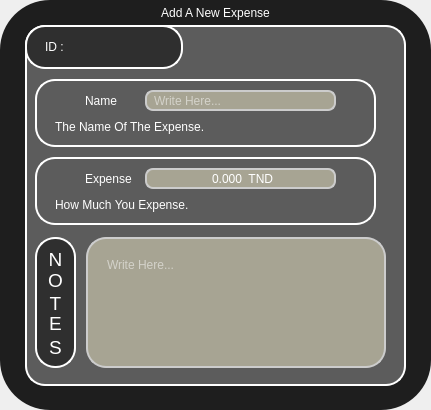
<?xml version="1.0" encoding="UTF-8"?>
<ui version="4.0">
 <class>AddExpense_Main</class>
 <widget class="QDialog" name="AddExpense_Main">
  <property name="geometry">
   <rect>
    <x>0</x>
    <y>0</y>
    <width>431</width>
    <height>410</height>
   </rect>
  </property>
  <property name="minimumSize">
   <size>
    <width>431</width>
    <height>410</height>
   </size>
  </property>
  <property name="maximumSize">
   <size>
    <width>431</width>
    <height>410</height>
   </size>
  </property>
  <property name="windowTitle">
   <string>Dialog</string>
  </property>
  <property name="styleSheet">
   <string notr="true"/>
  </property>
  <widget class="QFrame" name="Background">
   <property name="geometry">
    <rect>
     <x>0</x>
     <y>0</y>
     <width>431</width>
     <height>410</height>
    </rect>
   </property>
   <property name="minimumSize">
    <size>
     <width>431</width>
     <height>410</height>
    </size>
   </property>
   <property name="maximumSize">
    <size>
     <width>431</width>
     <height>410</height>
    </size>
   </property>
   <property name="styleSheet">
    <string notr="true">QWidget{
	background-color: rgb(30, 30, 30);
	color: rgb(255, 255, 255);
	font: 75 9pt &quot;Orbitron&quot;;
	border-style: outset;
    	border-radius: 50px;
}</string>
   </property>
   <property name="frameShape">
    <enum>QFrame::StyledPanel</enum>
   </property>
   <property name="frameShadow">
    <enum>QFrame::Raised</enum>
   </property>
   <widget class="QFrame" name="Infos_Frame">
    <property name="enabled">
     <bool>true</bool>
    </property>
    <property name="geometry">
     <rect>
      <x>25</x>
      <y>25</y>
      <width>381</width>
      <height>361</height>
     </rect>
    </property>
    <property name="minimumSize">
     <size>
      <width>381</width>
      <height>361</height>
     </size>
    </property>
    <property name="maximumSize">
     <size>
      <width>381</width>
      <height>361</height>
     </size>
    </property>
    <property name="styleSheet">
     <string notr="true">QWidget{
	background-color: #5C5C5C;
	color: rgb(255, 255, 255);
	font: 75 18pt &quot;Acme&quot;;
	border: 2px solid #ffffff;
	border-style: outset;
    	border-radius: 20px;
}</string>
    </property>
    <property name="frameShape">
     <enum>QFrame::StyledPanel</enum>
    </property>
    <property name="frameShadow">
     <enum>QFrame::Raised</enum>
    </property>
    <widget class="QFrame" name="ID_Frame">
     <property name="enabled">
      <bool>true</bool>
     </property>
     <property name="geometry">
      <rect>
       <x>0</x>
       <y>0</y>
       <width>158</width>
       <height>44</height>
      </rect>
     </property>
     <property name="minimumSize">
      <size>
       <width>158</width>
       <height>44</height>
      </size>
     </property>
     <property name="maximumSize">
      <size>
       <width>158</width>
       <height>44</height>
      </size>
     </property>
     <property name="styleSheet">
      <string notr="true">QWidget{
	background-color: #2F2F2F;
	color: rgb(255, 255, 255);
	border: 2px solid #ffffff;
	border-style: outset;
    	border-radius: 20px;
}</string>
     </property>
     <property name="frameShape">
      <enum>QFrame::StyledPanel</enum>
     </property>
     <property name="frameShadow">
      <enum>QFrame::Raised</enum>
     </property>
     <widget class="QLabel" name="ID_Label">
      <property name="geometry">
       <rect>
        <x>20</x>
        <y>6</y>
        <width>121</width>
        <height>31</height>
       </rect>
      </property>
      <property name="minimumSize">
       <size>
        <width>121</width>
        <height>31</height>
       </size>
      </property>
      <property name="maximumSize">
       <size>
        <width>121</width>
        <height>31</height>
       </size>
      </property>
      <property name="styleSheet">
       <string notr="true">QLabel {
border: none;
background-color: rgba(0, 0, 0, 0);
color: rgb(255, 255, 255);
font: 75 18pt &quot;Acme&quot;;
}</string>
      </property>
      <property name="text">
       <string>ID : </string>
      </property>
     </widget>
    </widget>
    <widget class="QFrame" name="Bought_Frame">
     <property name="geometry">
      <rect>
       <x>10</x>
       <y>132</y>
       <width>341</width>
       <height>68</height>
      </rect>
     </property>
     <property name="minimumSize">
      <size>
       <width>341</width>
       <height>68</height>
      </size>
     </property>
     <property name="maximumSize">
      <size>
       <width>341</width>
       <height>68</height>
      </size>
     </property>
     <property name="styleSheet">
      <string notr="true">QWidget{
	background-color: #5C5C5C;
	color: rgb(255, 255, 255);
	font: 75 18pt &quot;Acme&quot;;
	border: 2px solid #ffffff;
	border-style: outset;
    	border-radius: 20px;
}</string>
     </property>
     <property name="frameShape">
      <enum>QFrame::StyledPanel</enum>
     </property>
     <property name="frameShadow">
      <enum>QFrame::Raised</enum>
     </property>
     <widget class="QLabel" name="Expense_Expense_Label">
      <property name="geometry">
       <rect>
        <x>50</x>
        <y>11</y>
        <width>80</width>
        <height>21</height>
       </rect>
      </property>
      <property name="minimumSize">
       <size>
        <width>80</width>
        <height>21</height>
       </size>
      </property>
      <property name="maximumSize">
       <size>
        <width>80</width>
        <height>21</height>
       </size>
      </property>
      <property name="styleSheet">
       <string notr="true">QLabel {
border: none;
background-color: rgba(0, 0, 0, 0);
color: rgb(255, 255, 255);
font: 75 13pt &quot;Acme&quot;;
}</string>
      </property>
      <property name="text">
       <string>Expense</string>
      </property>
     </widget>
     <widget class="QDoubleSpinBox" name="Expense_Input">
      <property name="geometry">
       <rect>
        <x>110</x>
        <y>11</y>
        <width>191</width>
        <height>21</height>
       </rect>
      </property>
      <property name="minimumSize">
       <size>
        <width>191</width>
        <height>21</height>
       </size>
      </property>
      <property name="maximumSize">
       <size>
        <width>191</width>
        <height>21</height>
       </size>
      </property>
      <property name="styleSheet">
       <string notr="true">QDoubleSpinBox {
	background-color:rgb(167, 164, 147);
	padding-left: 5px;
	border: 2px solid #ccc;
	border-radius: 8px;
	background-repeat: no-repeat;
	background-position: left center;
	font: 75 15pt &quot;Acme&quot;;
}</string>
      </property>
      <property name="wrapping">
       <bool>false</bool>
      </property>
      <property name="alignment">
       <set>Qt::AlignCenter</set>
      </property>
      <property name="buttonSymbols">
       <enum>QAbstractSpinBox::NoButtons</enum>
      </property>
      <property name="accelerated">
       <bool>true</bool>
      </property>
      <property name="prefix">
       <string/>
      </property>
      <property name="suffix">
       <string>  TND</string>
      </property>
      <property name="decimals">
       <number>3</number>
      </property>
      <property name="maximum">
       <double>9999.989999999999782</double>
      </property>
      <property name="singleStep">
       <double>0.500000000000000</double>
      </property>
     </widget>
     <widget class="QLabel" name="Expense_Expense_Icon">
      <property name="geometry">
       <rect>
        <x>20</x>
        <y>11</y>
        <width>21</width>
        <height>21</height>
       </rect>
      </property>
      <property name="minimumSize">
       <size>
        <width>21</width>
        <height>21</height>
       </size>
      </property>
      <property name="maximumSize">
       <size>
        <width>21</width>
        <height>21</height>
       </size>
      </property>
      <property name="styleSheet">
       <string notr="true">border: none;
background-color: rgba(0, 0, 0, 0);
color: rgb(255, 255, 255);
font: 75 18pt &quot;Acme&quot;;</string>
      </property>
      <property name="text">
       <string/>
      </property>
      <property name="pixmap">
       <pixmap resource="resources.qrc">:/Icons/TND_White.png</pixmap>
      </property>
      <property name="scaledContents">
       <bool>true</bool>
      </property>
      <property name="alignment">
       <set>Qt::AlignCenter</set>
      </property>
     </widget>
     <widget class="QLabel" name="Expense_Infos">
      <property name="geometry">
       <rect>
        <x>20</x>
        <y>37</y>
        <width>301</width>
        <height>21</height>
       </rect>
      </property>
      <property name="minimumSize">
       <size>
        <width>301</width>
        <height>21</height>
       </size>
      </property>
      <property name="maximumSize">
       <size>
        <width>301</width>
        <height>21</height>
       </size>
      </property>
      <property name="styleSheet">
       <string notr="true">QLabel {border: none;
background-color: rgba(0, 0, 0, 0);
color: rgbrgb(0, 174, 255);
font: 75 13pt &quot;Acme&quot;;
}</string>
      </property>
      <property name="text">
       <string>How Much You Expense.</string>
      </property>
     </widget>
    </widget>
    <widget class="QFrame" name="Notes_Label_Frame">
     <property name="geometry">
      <rect>
       <x>10</x>
       <y>212</y>
       <width>41</width>
       <height>131</height>
      </rect>
     </property>
     <property name="minimumSize">
      <size>
       <width>41</width>
       <height>131</height>
      </size>
     </property>
     <property name="maximumSize">
      <size>
       <width>41</width>
       <height>131</height>
      </size>
     </property>
     <property name="styleSheet">
      <string notr="true">QWidget{
	background-color: #2F2F2F;
	color: rgb(255, 255, 255);
	border: 2px solid #ffffff;
	border-style: outset;
    	border-radius: 20px;
}</string>
     </property>
     <property name="frameShape">
      <enum>QFrame::StyledPanel</enum>
     </property>
     <property name="frameShadow">
      <enum>QFrame::Raised</enum>
     </property>
     <widget class="QLabel" name="Notes_Text_Label">
      <property name="geometry">
       <rect>
        <x>0</x>
        <y>2</y>
        <width>41</width>
        <height>41</height>
       </rect>
      </property>
      <property name="layoutDirection">
       <enum>Qt::LeftToRight</enum>
      </property>
      <property name="autoFillBackground">
       <bool>false</bool>
      </property>
      <property name="styleSheet">
       <string notr="true">QLabel {
border: none;
background-color: rgba(0, 0, 0, 0);
color: rgb(255, 255, 255);
font: 75 18pt &quot;Acme&quot;;
}</string>
      </property>
      <property name="text">
       <string>&lt;!DOCTYPE HTML PUBLIC &quot;-//W3C//DTD HTML 4.0//EN&quot; &quot;http://www.w3.org/TR/REC-html40/strict.dtd&quot;&gt;
&lt;html&gt;&lt;head&gt;&lt;meta name=&quot;qrichtext&quot; content=&quot;1&quot; /&gt;&lt;style type=&quot;text/css&quot;&gt;
p, li { white-space: pre-wrap; }
&lt;/style&gt;&lt;/head&gt;&lt;body style=&quot; font-family:'Acme'; font-size:18pt; font-weight:72; font-style:normal;&quot;&gt;
&lt;p style=&quot; margin-top:12px; margin-bottom:12px; margin-left:0px; margin-right:0px; -qt-block-indent:0; text-indent:0px;&quot;&gt;&lt;span style=&quot; font-size:14pt;&quot;&gt;N&lt;/span&gt;&lt;/p&gt;&lt;/body&gt;&lt;/html&gt;</string>
      </property>
      <property name="textFormat">
       <enum>Qt::RichText</enum>
      </property>
      <property name="scaledContents">
       <bool>false</bool>
      </property>
      <property name="alignment">
       <set>Qt::AlignCenter</set>
      </property>
      <property name="wordWrap">
       <bool>false</bool>
      </property>
      <property name="openExternalLinks">
       <bool>false</bool>
      </property>
     </widget>
     <widget class="QLabel" name="Notes_Text_Label_2">
      <property name="geometry">
       <rect>
        <x>0</x>
        <y>23</y>
        <width>41</width>
        <height>41</height>
       </rect>
      </property>
      <property name="layoutDirection">
       <enum>Qt::LeftToRight</enum>
      </property>
      <property name="autoFillBackground">
       <bool>false</bool>
      </property>
      <property name="styleSheet">
       <string notr="true">QLabel {
border: none;
background-color: rgba(0, 0, 0, 0);
color: rgb(255, 255, 255);
font: 75 18pt &quot;Acme&quot;;
}</string>
      </property>
      <property name="text">
       <string>&lt;!DOCTYPE HTML PUBLIC &quot;-//W3C//DTD HTML 4.0//EN&quot; &quot;http://www.w3.org/TR/REC-html40/strict.dtd&quot;&gt;
&lt;html&gt;&lt;head&gt;&lt;meta name=&quot;qrichtext&quot; content=&quot;1&quot; /&gt;&lt;style type=&quot;text/css&quot;&gt;
p, li { white-space: pre-wrap; }
&lt;/style&gt;&lt;/head&gt;&lt;body style=&quot; font-family:'Acme'; font-size:18pt; font-weight:72; font-style:normal;&quot;&gt;
&lt;p style=&quot; margin-top:12px; margin-bottom:12px; margin-left:0px; margin-right:0px; -qt-block-indent:0; text-indent:0px;&quot;&gt;&lt;span style=&quot; font-size:14pt;&quot;&gt;O&lt;/span&gt;&lt;/p&gt;&lt;/body&gt;&lt;/html&gt;</string>
      </property>
      <property name="textFormat">
       <enum>Qt::RichText</enum>
      </property>
      <property name="scaledContents">
       <bool>false</bool>
      </property>
      <property name="alignment">
       <set>Qt::AlignCenter</set>
      </property>
      <property name="wordWrap">
       <bool>false</bool>
      </property>
      <property name="openExternalLinks">
       <bool>false</bool>
      </property>
     </widget>
     <widget class="QLabel" name="Notes_Text_Label_3">
      <property name="geometry">
       <rect>
        <x>0</x>
        <y>46</y>
        <width>41</width>
        <height>41</height>
       </rect>
      </property>
      <property name="layoutDirection">
       <enum>Qt::LeftToRight</enum>
      </property>
      <property name="autoFillBackground">
       <bool>false</bool>
      </property>
      <property name="styleSheet">
       <string notr="true">QLabel {
border: none;
background-color: rgba(0, 0, 0, 0);
color: rgb(255, 255, 255);
font: 75 18pt &quot;Acme&quot;;
}</string>
      </property>
      <property name="text">
       <string>&lt;!DOCTYPE HTML PUBLIC &quot;-//W3C//DTD HTML 4.0//EN&quot; &quot;http://www.w3.org/TR/REC-html40/strict.dtd&quot;&gt;
&lt;html&gt;&lt;head&gt;&lt;meta name=&quot;qrichtext&quot; content=&quot;1&quot; /&gt;&lt;style type=&quot;text/css&quot;&gt;
p, li { white-space: pre-wrap; }
&lt;/style&gt;&lt;/head&gt;&lt;body style=&quot; font-family:'Acme'; font-size:18pt; font-weight:72; font-style:normal;&quot;&gt;
&lt;p style=&quot; margin-top:12px; margin-bottom:12px; margin-left:0px; margin-right:0px; -qt-block-indent:0; text-indent:0px;&quot;&gt;&lt;span style=&quot; font-size:14pt;&quot;&gt;T&lt;/span&gt;&lt;/p&gt;&lt;/body&gt;&lt;/html&gt;</string>
      </property>
      <property name="textFormat">
       <enum>Qt::RichText</enum>
      </property>
      <property name="scaledContents">
       <bool>false</bool>
      </property>
      <property name="alignment">
       <set>Qt::AlignCenter</set>
      </property>
      <property name="wordWrap">
       <bool>false</bool>
      </property>
      <property name="openExternalLinks">
       <bool>false</bool>
      </property>
     </widget>
     <widget class="QLabel" name="Notes_Text_Label_4">
      <property name="geometry">
       <rect>
        <x>0</x>
        <y>66</y>
        <width>41</width>
        <height>41</height>
       </rect>
      </property>
      <property name="layoutDirection">
       <enum>Qt::LeftToRight</enum>
      </property>
      <property name="autoFillBackground">
       <bool>false</bool>
      </property>
      <property name="styleSheet">
       <string notr="true">QLabel {
border: none;
background-color: rgba(0, 0, 0, 0);
color: rgb(255, 255, 255);
font: 75 18pt &quot;Acme&quot;;
}</string>
      </property>
      <property name="text">
       <string>&lt;!DOCTYPE HTML PUBLIC &quot;-//W3C//DTD HTML 4.0//EN&quot; &quot;http://www.w3.org/TR/REC-html40/strict.dtd&quot;&gt;
&lt;html&gt;&lt;head&gt;&lt;meta name=&quot;qrichtext&quot; content=&quot;1&quot; /&gt;&lt;style type=&quot;text/css&quot;&gt;
p, li { white-space: pre-wrap; }
&lt;/style&gt;&lt;/head&gt;&lt;body style=&quot; font-family:'Acme'; font-size:18pt; font-weight:72; font-style:normal;&quot;&gt;
&lt;p style=&quot; margin-top:12px; margin-bottom:12px; margin-left:0px; margin-right:0px; -qt-block-indent:0; text-indent:0px;&quot;&gt;&lt;span style=&quot; font-size:14pt;&quot;&gt;E&lt;/span&gt;&lt;/p&gt;&lt;/body&gt;&lt;/html&gt;</string>
      </property>
      <property name="textFormat">
       <enum>Qt::RichText</enum>
      </property>
      <property name="scaledContents">
       <bool>false</bool>
      </property>
      <property name="alignment">
       <set>Qt::AlignCenter</set>
      </property>
      <property name="wordWrap">
       <bool>false</bool>
      </property>
      <property name="openExternalLinks">
       <bool>false</bool>
      </property>
     </widget>
     <widget class="QLabel" name="Notes_Text_Label_5">
      <property name="geometry">
       <rect>
        <x>0</x>
        <y>90</y>
        <width>41</width>
        <height>41</height>
       </rect>
      </property>
      <property name="layoutDirection">
       <enum>Qt::LeftToRight</enum>
      </property>
      <property name="autoFillBackground">
       <bool>false</bool>
      </property>
      <property name="styleSheet">
       <string notr="true">QLabel {
border: none;
background-color: rgba(0, 0, 0, 0);
color: rgb(255, 255, 255);
font: 75 18pt &quot;Acme&quot;;
}</string>
      </property>
      <property name="text">
       <string>&lt;!DOCTYPE HTML PUBLIC &quot;-//W3C//DTD HTML 4.0//EN&quot; &quot;http://www.w3.org/TR/REC-html40/strict.dtd&quot;&gt;
&lt;html&gt;&lt;head&gt;&lt;meta name=&quot;qrichtext&quot; content=&quot;1&quot; /&gt;&lt;style type=&quot;text/css&quot;&gt;
p, li { white-space: pre-wrap; }
&lt;/style&gt;&lt;/head&gt;&lt;body style=&quot; font-family:'Acme'; font-size:18pt; font-weight:72; font-style:normal;&quot;&gt;
&lt;p style=&quot; margin-top:12px; margin-bottom:12px; margin-left:0px; margin-right:0px; -qt-block-indent:0; text-indent:0px;&quot;&gt;&lt;span style=&quot; font-size:14pt;&quot;&gt;S&lt;/span&gt;&lt;/p&gt;&lt;/body&gt;&lt;/html&gt;</string>
      </property>
      <property name="textFormat">
       <enum>Qt::RichText</enum>
      </property>
      <property name="scaledContents">
       <bool>false</bool>
      </property>
      <property name="alignment">
       <set>Qt::AlignCenter</set>
      </property>
      <property name="wordWrap">
       <bool>false</bool>
      </property>
      <property name="openExternalLinks">
       <bool>false</bool>
      </property>
     </widget>
    </widget>
    <widget class="QPlainTextEdit" name="Notes_Input">
     <property name="geometry">
      <rect>
       <x>61</x>
       <y>212</y>
       <width>300</width>
       <height>131</height>
      </rect>
     </property>
     <property name="minimumSize">
      <size>
       <width>300</width>
       <height>131</height>
      </size>
     </property>
     <property name="maximumSize">
      <size>
       <width>300</width>
       <height>131</height>
      </size>
     </property>
     <property name="styleSheet">
      <string notr="true">QPlainTextEdit{
	background-color:rgb(167, 164, 147);
	padding-left: 15px;
	padding-top: 15px;
	padding-right: 15px;
	border: 2px solid #ccc;
	border-radius: 8px;
	background-repeat: no-repeat;
	background-position: left center;
	font: 75 15pt &quot;Acme&quot;;
    	border-radius: 20px;
}</string>
     </property>
     <property name="verticalScrollBarPolicy">
      <enum>Qt::ScrollBarAlwaysOff</enum>
     </property>
     <property name="horizontalScrollBarPolicy">
      <enum>Qt::ScrollBarAlwaysOff</enum>
     </property>
     <property name="documentTitle">
      <string/>
     </property>
     <property name="placeholderText">
      <string>Write Here...</string>
     </property>
    </widget>
    <widget class="QPushButton" name="Add_Expense_Button">
     <property name="enabled">
      <bool>true</bool>
     </property>
     <property name="geometry">
      <rect>
       <x>260</x>
       <y>9</y>
       <width>43</width>
       <height>33</height>
      </rect>
     </property>
     <property name="minimumSize">
      <size>
       <width>43</width>
       <height>33</height>
      </size>
     </property>
     <property name="maximumSize">
      <size>
       <width>43</width>
       <height>33</height>
      </size>
     </property>
     <property name="font">
      <font>
       <family>Acme</family>
       <pointsize>18</pointsize>
       <weight>9</weight>
       <italic>false</italic>
       <bold>false</bold>
      </font>
     </property>
     <property name="cursor">
      <cursorShape>ArrowCursor</cursorShape>
     </property>
     <property name="styleSheet">
      <string notr="true">QPushButton {
	border: none;
	background-color:rgba(0, 0, 0, 0);
	image: url(:/Icons/Add_Expenses_White.png);
}
QPushButton:hover {
	border: none;
	background-color:rgba(0, 0, 0, 0);
	image:url(:/Icons/Add_Expenses_Mix.png);
}

QPushButton:pressed {
	border: none;
	background-color:rgba(0, 0, 0, 0);
	image: url(:/Icons/Add_Expenses_Green.png);
}</string>
     </property>
     <property name="text">
      <string/>
     </property>
     <property name="iconSize">
      <size>
       <width>20</width>
       <height>20</height>
      </size>
     </property>
     <property name="shortcut">
      <string>Return</string>
     </property>
     <property name="checkable">
      <bool>false</bool>
     </property>
     <property name="autoRepeat">
      <bool>false</bool>
     </property>
     <property name="autoExclusive">
      <bool>false</bool>
     </property>
     <property name="autoRepeatDelay">
      <number>50</number>
     </property>
     <property name="autoRepeatInterval">
      <number>10</number>
     </property>
    </widget>
    <widget class="QPushButton" name="Exit_Expense_Button">
     <property name="enabled">
      <bool>true</bool>
     </property>
     <property name="geometry">
      <rect>
       <x>310</x>
       <y>10</y>
       <width>43</width>
       <height>33</height>
      </rect>
     </property>
     <property name="minimumSize">
      <size>
       <width>43</width>
       <height>33</height>
      </size>
     </property>
     <property name="maximumSize">
      <size>
       <width>43</width>
       <height>33</height>
      </size>
     </property>
     <property name="font">
      <font>
       <family>Acme</family>
       <pointsize>18</pointsize>
       <weight>9</weight>
       <italic>false</italic>
       <bold>false</bold>
      </font>
     </property>
     <property name="cursor">
      <cursorShape>ArrowCursor</cursorShape>
     </property>
     <property name="styleSheet">
      <string notr="true">QPushButton {
	border: none;
	background-color:rgba(0, 0, 0, 0);
	image: url(:/Icons/Exit_White.png);
}
QPushButton:hover {
	border: none;
	background-color:rgba(0, 0, 0, 0);
	image: url(:/Icons/Exit_Mix.png);
}

QPushButton:pressed {
	border: none;
	background-color:rgba(0, 0, 0, 0);
	image: url(:/Icons/Exit_Red.png);
}</string>
     </property>
     <property name="text">
      <string/>
     </property>
     <property name="iconSize">
      <size>
       <width>20</width>
       <height>20</height>
      </size>
     </property>
     <property name="shortcut">
      <string>Esc</string>
     </property>
     <property name="checkable">
      <bool>false</bool>
     </property>
     <property name="autoRepeat">
      <bool>false</bool>
     </property>
     <property name="autoExclusive">
      <bool>false</bool>
     </property>
     <property name="autoRepeatDelay">
      <number>50</number>
     </property>
     <property name="autoRepeatInterval">
      <number>10</number>
     </property>
    </widget>
    <widget class="QFrame" name="Name_Frame">
     <property name="geometry">
      <rect>
       <x>10</x>
       <y>54</y>
       <width>341</width>
       <height>68</height>
      </rect>
     </property>
     <property name="minimumSize">
      <size>
       <width>341</width>
       <height>68</height>
      </size>
     </property>
     <property name="maximumSize">
      <size>
       <width>341</width>
       <height>68</height>
      </size>
     </property>
     <property name="styleSheet">
      <string notr="true">QWidget{
	background-color: #5C5C5C;
	color: rgb(255, 255, 255);
	font: 75 18pt &quot;Acme&quot;;
	border: 2px solid #ffffff;
	border-style: outset;
    	border-radius: 20px;
}</string>
     </property>
     <property name="frameShape">
      <enum>QFrame::StyledPanel</enum>
     </property>
     <property name="frameShadow">
      <enum>QFrame::Raised</enum>
     </property>
     <widget class="QLabel" name="Expense_Name_Icon">
      <property name="geometry">
       <rect>
        <x>20</x>
        <y>11</y>
        <width>21</width>
        <height>21</height>
       </rect>
      </property>
      <property name="minimumSize">
       <size>
        <width>21</width>
        <height>21</height>
       </size>
      </property>
      <property name="maximumSize">
       <size>
        <width>21</width>
        <height>21</height>
       </size>
      </property>
      <property name="styleSheet">
       <string notr="true">border: none;
background-color: rgba(0, 0, 0, 0);
color: rgb(255, 255, 255);
font: 75 18pt &quot;Acme&quot;;</string>
      </property>
      <property name="text">
       <string/>
      </property>
      <property name="pixmap">
       <pixmap resource="resources.qrc">:/Icons/Customer_Whitre.png</pixmap>
      </property>
      <property name="scaledContents">
       <bool>true</bool>
      </property>
      <property name="alignment">
       <set>Qt::AlignCenter</set>
      </property>
      <property name="wordWrap">
       <bool>false</bool>
      </property>
     </widget>
     <widget class="QLineEdit" name="Name_Input">
      <property name="geometry">
       <rect>
        <x>110</x>
        <y>11</y>
        <width>191</width>
        <height>21</height>
       </rect>
      </property>
      <property name="minimumSize">
       <size>
        <width>191</width>
        <height>21</height>
       </size>
      </property>
      <property name="maximumSize">
       <size>
        <width>191</width>
        <height>21</height>
       </size>
      </property>
      <property name="styleSheet">
       <string notr="true">QLineEdit {
	background-color:rgb(167, 164, 147);
	padding-left: 5px;
	border: 2px solid #ccc;
	border-radius: 8px;
	background-repeat: no-repeat;
	background-position: left center;
	font: 75 15pt &quot;Acme&quot;;
}</string>
      </property>
      <property name="placeholderText">
       <string>Write Here...</string>
      </property>
     </widget>
     <widget class="QLabel" name="Expense_Name_Label">
      <property name="geometry">
       <rect>
        <x>50</x>
        <y>11</y>
        <width>51</width>
        <height>21</height>
       </rect>
      </property>
      <property name="minimumSize">
       <size>
        <width>51</width>
        <height>21</height>
       </size>
      </property>
      <property name="maximumSize">
       <size>
        <width>51</width>
        <height>21</height>
       </size>
      </property>
      <property name="styleSheet">
       <string notr="true">border: none;
background-color: rgba(0, 0, 0, 0);
color: rgb(255, 255, 255);
font: 75 13pt &quot;Acme&quot;;</string>
      </property>
      <property name="text">
       <string>Name </string>
      </property>
     </widget>
     <widget class="QLabel" name="Name_Infos">
      <property name="geometry">
       <rect>
        <x>20</x>
        <y>37</y>
        <width>301</width>
        <height>21</height>
       </rect>
      </property>
      <property name="minimumSize">
       <size>
        <width>301</width>
        <height>21</height>
       </size>
      </property>
      <property name="maximumSize">
       <size>
        <width>301</width>
        <height>21</height>
       </size>
      </property>
      <property name="styleSheet">
       <string notr="true">QLabel {border: none;
background-color: rgba(0, 0, 0, 0);
color: rgbrgb(0, 174, 255);
font: 75 13pt &quot;Acme&quot;;
}</string>
      </property>
      <property name="text">
       <string>The Name Of The Expense.</string>
      </property>
     </widget>
    </widget>
   </widget>
   <widget class="QLabel" name="Expense_Title">
    <property name="geometry">
     <rect>
      <x>50</x>
      <y>2</y>
      <width>331</width>
      <height>21</height>
     </rect>
    </property>
    <property name="minimumSize">
     <size>
      <width>331</width>
      <height>21</height>
     </size>
    </property>
    <property name="maximumSize">
     <size>
      <width>331</width>
      <height>21</height>
     </size>
    </property>
    <property name="styleSheet">
     <string notr="true">border: none;
background-color: rgba(0, 0, 0, 0);
color: rgb(255, 255, 255);
font: 75 15pt &quot;Acme&quot;;</string>
    </property>
    <property name="text">
     <string>Add A New Expense</string>
    </property>
    <property name="alignment">
     <set>Qt::AlignCenter</set>
    </property>
   </widget>
  </widget>
 </widget>
 <tabstops>
  <tabstop>Notes_Input</tabstop>
  <tabstop>Add_Expense_Button</tabstop>
  <tabstop>Exit_Expense_Button</tabstop>
 </tabstops>
 <resources>
  <include location="resources.qrc"/>
 </resources>
 <connections>
  <connection>
   <sender>Exit_Expense_Button</sender>
   <signal>clicked()</signal>
   <receiver>AddExpense_Main</receiver>
   <slot>close()</slot>
   <hints>
    <hint type="sourcelabel">
     <x>454</x>
     <y>472</y>
    </hint>
    <hint type="destinationlabel">
     <x>274</x>
     <y>274</y>
    </hint>
   </hints>
  </connection>
 </connections>
</ui>
